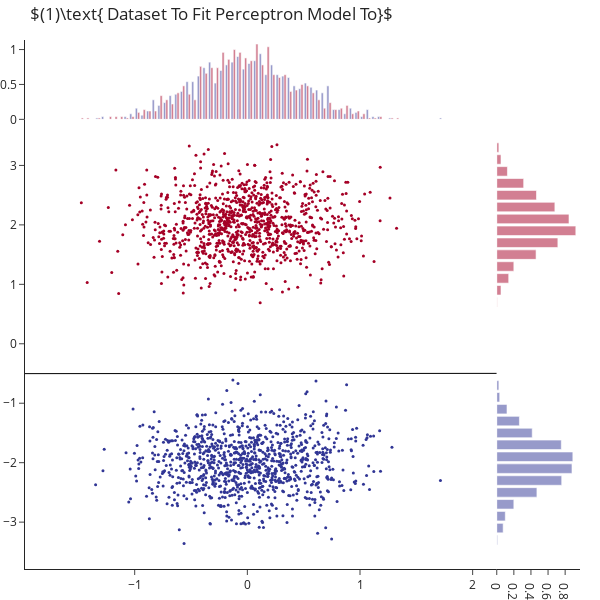

Notebook code cell kept with this figure:
### Code cell
p = Perceptron()
w = res = p.fit(X,y)
intercept = w[0]

lim = np.array([X.min(axis=0), X.max(axis=0)]).T + np.array([-.5,.5])

yy = (-w[1] / w[2]) * lim[0] + (intercept / w[2])

fig.add_trace(go.Scatter(
    line=dict(color="black", width=1),
    x = lim[0],
    y= yy,
    mode = 'lines',
    name = 'growth_factor'
))
print(w)
print(lim[0])
print(yy)
# print(lim)
fig.show()

### Figure 1 — Plotly figure (JSON) as saved in the notebook; plotly's stock layout.template omitted (floating-point values rounded to 4 significant figures; data arrays with more than 128 entries replaced by an {"elided": "..."} marker saying what was removed)
{"data": [{"marker": {"color": {"elided": "2000 int values"}, "colorscale": [[0, "rgb(165,0,38)"], [1, "rgb(49,54,149)"]], "reversescale": true, "size": 3}, "mode": "markers", "type": "scatter", "x": {"elided": "2000 float values"}, "y": {"elided": "2000 float values"}}, {"histnorm": "probability density", "marker": {"color": "rgb(49,54,149)"}, "opacity": 0.5, "type": "histogram", "x": {"elided": "1000 float values"}, "yaxis": "y2"}, {"histnorm": "probability density", "marker": {"color": "rgb(165,0,38)"}, "opacity": 0.5, "type": "histogram", "x": {"elided": "1000 float values"}, "yaxis": "y2"}, {"histnorm": "probability density", "marker": {"color": "rgb(49,54,149)"}, "opacity": 0.5, "type": "histogram", "xaxis": "x2", "y": {"elided": "1000 float values"}}, {"histnorm": "probability density", "marker": {"color": "rgb(165,0,38)"}, "opacity": 0.5, "type": "histogram", "xaxis": "x2", "y": {"elided": "1000 float values"}}, {"line": {"color": "black", "width": 1}, "mode": "lines", "name": "growth_factor", "type": "scatter", "x": [-1.974, 2.214], "y": [-0.5022, -0.4975]}], "layout": {"height": 600, "hovermode": "closest", "showlegend": false, "title": {"text": "$(1)\\text{ Dataset To Fit Perceptron Model To}$"}, "width": 600, "xaxis": {"domain": [0, 0.85], "showgrid": false, "zeroline": false}, "xaxis2": {"domain": [0.85, 1], "showgrid": false, "zeroline": false}, "yaxis": {"domain": [0, 0.85], "showgrid": false, "zeroline": false}, "yaxis2": {"domain": [0.85, 1], "showgrid": false, "zeroline": false}}}
